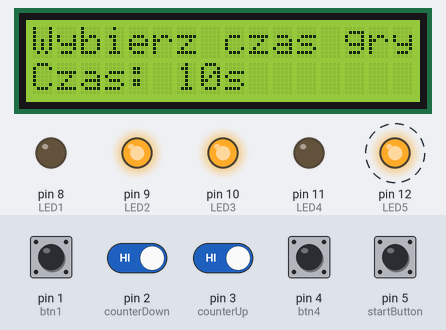
The sketch below on a simulated Arduino Uno, built with avr-gcc and run on an emulated ATmega328P. Shown: 16×2 character LCD, output pins drawn as LEDs (lit = HIGH). Dashed ring = blinking. The test bench sets the inputs (shaded band); at power-on: pin 1 (btn1), pin 2 (counterDown), pin 3 (counterUp), pin 4 (btn4), pin 5 (startButton) HIGH. Random numbers use the default seed unless the sketch sets one.

Above: at 4.0 s.
4.1 s: pin 5 (startButton) pulled LOW for 0.75 s
At 4.23 s:
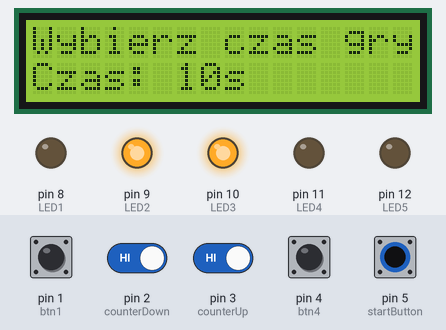
At 8.0 s:
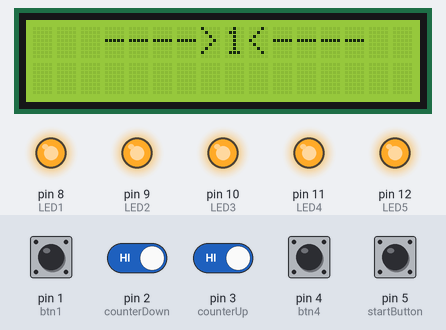
8.2 s: pin 2 (counterDown) driven LOW and pin 3 (counterUp) driven LOW and pin 5 (startButton) driven LOW
21.4 s: pin 2 (counterDown) driven HIGH
24.7 s: pin 2 (counterDown) driven LOW
At 58.4 s:
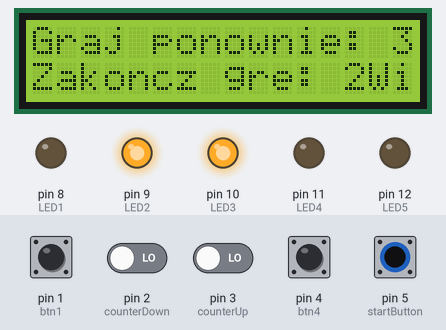
Timing chart, 0 to 59.3 s (numbered marks = the images above; inputs shaded):
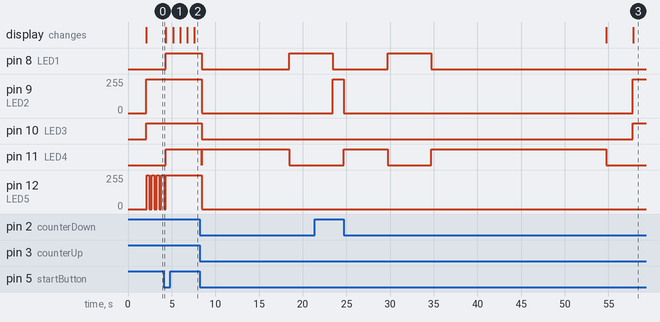

Measured:
- after the input at 4.1 s, pin 8 (LED1), pin 11 (LED4): LOW → HIGH after 0.23 s; the display: first changes after 0.25 s (image 2 shows a later state)
- after the input at 21.4 s, pin 9 (LED2): 0/255 → 255/255 after 2.0 s
- after the input at 24.7 s, pin 10 (LED3): LOW → HIGH after 33.1 s

The sketch:

refleksometr_demo.ino
```cpp
#include <Wire.h>
#include <LiquidCrystal_I2C.h>

LiquidCrystal_I2C lcd(0x27, 16, 2);

int counterUp = 3;
int counterDown = 2;
int startButton = 5;
int btn1 = 1;
int btn4 = 4;

bool graZakonczona;
int currentLED;
int obecnaDioda;
int LightLED;

unsigned long poprzedniCzas = 0;
unsigned long czasGry = 10000;

int LED1 = 8;
int LED2 = 9;
int LED3 = 10;
int LED4 = 11;
int LED5 = 12;

void setup() {
  lcd.begin();
  pinMode(LED1, OUTPUT);
  pinMode(LED2, OUTPUT);
  pinMode(LED3, OUTPUT);
  pinMode(LED4, OUTPUT);
  pinMode(LED5, OUTPUT);

  pinMode(startButton, INPUT_PULLUP);
  pinMode(counterUp, INPUT_PULLUP);
  pinMode(counterDown, INPUT_PULLUP);
  pinMode(btn1, INPUT_PULLUP);
  pinMode(btn4, INPUT_PULLUP);

  UstawCzas();
}

void loop() {
  if (graZakonczona == true) {
    digitalWrite(LED1, HIGH);
    digitalWrite(LED2, HIGH);
    digitalWrite(LED3, HIGH);
    digitalWrite(LED4, HIGH);
    digitalWrite(LED5, HIGH);
    delay(350);
    digitalWrite(LED1, LOW);
    digitalWrite(LED2, LOW);
    digitalWrite(LED3, LOW);
    digitalWrite(LED4, LOW);
    digitalWrite(LED5, LOW);
    delay(150);
  }
}

void UstawCzas() {
  lcd.print("Witaj Graczu!");
  delay(2000);
  lcd.clear();

  lcd.setCursor(0, 0);
  lcd.print("Wybierz czas gry");
  lcd.setCursor(0, 1);

  digitalWrite(LED1, LOW);
  digitalWrite(LED4, LOW);
  digitalWrite(LED2, HIGH);
  digitalWrite(LED3, HIGH);

  do {
    if (digitalRead(counterUp) == LOW) {
      czasGry = czasGry + 10000;
    }
    if (digitalRead(counterDown) == LOW && czasGry > 10) {
      czasGry = czasGry - 10000;
    }
    lcd.setCursor(0, 1);
    lcd.print("Czas: ");
    lcd.print(czasGry / 1000);
    lcd.print("s");

    delay(50);

    digitalWrite(LED5, HIGH);
    delay(300);
    digitalWrite(LED5, LOW);
    delay(200);

  } while (digitalRead(startButton) == HIGH);

  lcd.clear();

  for (int i = 5; i > 0; i--) {
    digitalWrite(LED1, HIGH);
    digitalWrite(LED4, HIGH);
    digitalWrite(LED5, HIGH);
    lcd.setCursor(3, 0);
    lcd.print("---->");
    lcd.print(i);
    lcd.print("<----");

    delay(800);
    lcd.clear();
  }

  lcd.setCursor(2, 0);
  lcd.print("---Start!---");

  digitalWrite(LED1, LOW);
  digitalWrite(LED2, LOW);
  digitalWrite(LED3, LOW);
  digitalWrite(LED4, LOW);
  digitalWrite(LED5, LOW);

  lcd.clear();
  czas();
}

void czas() {
  lcd.clear();
  poprzedniCzas = millis();

  while (czasGry > 0) {
    zapal_led();

    if (millis() - poprzedniCzas >= 1000) {
      czasGry -= 1000;
      poprzedniCzas = millis();
    }
  }

  lcd.clear();
  lcd.setCursor(0, 0);
  lcd.print("Koniec Gry!");
  delay(3000);
  lcd.clear();

  digitalWrite(LED1, LOW);
  digitalWrite(LED2, LOW);
  digitalWrite(LED3, LOW);
  digitalWrite(LED4, LOW);
  digitalWrite(LED5, LOW);

  restart();
}

void zapal_led() {
  randomSeed(millis());
  LightLED = random(8, 13);

  switch (LightLED) {
    case 8:
      currentLED = LED1;
      obecnaDioda = btn1;
      break;
    case 9:
      currentLED = LED2;
      obecnaDioda = counterDown;
      break;
    case 10:
      currentLED = LED3;
      obecnaDioda = counterUp;
      break;
    case 11:
      currentLED = LED4;
      obecnaDioda = btn4;
      break;
    case 12:
      currentLED = LED5;
      obecnaDioda = startButton;
      break;
  }

  digitalWrite(currentLED, HIGH);

  unsigned long startMillis = millis();
  unsigned long lastMillis = millis();

  boolean buttonState = digitalRead(obecnaDioda);
  boolean lastButtonState = buttonState;

  while (buttonState == HIGH && millis() - startMillis < 5000) {
    // Debouncing dla przycisku
    buttonState = digitalRead(obecnaDioda);
    if (buttonState != lastButtonState) {
      startMillis = millis();
    }

    lcd.clear();
    lcd.print("Pozostalo: ");
    lcd.print(czasGry / 1000);

    lastButtonState = buttonState;
  }

  digitalWrite(currentLED, LOW);
}


void restart() {
  lcd.setCursor(0, 0);
  lcd.print("Graj ponownie: 3");
  lcd.setCursor(0, 1);
  lcd.print("Zakoncz gre: 2");
  digitalWrite(LED2, HIGH);
  digitalWrite(LED3, HIGH);

  int choice = 0;

  while (choice == 0) {
    if (digitalRead(counterUp) == LOW) {
      choice = 1;
    } else if (digitalRead(counterDown) == LOW) {
      choice = 2;
    }
  }

  switch (choice) {
    case 1:
      czasGry = 10000;
      UstawCzas();
      lcd.clear();
      break;
    case 2:
      graZakonczona = true;
      lcd.clear();
      lcd.print("Dzieki za gre!");
      break;
  }
}
```
